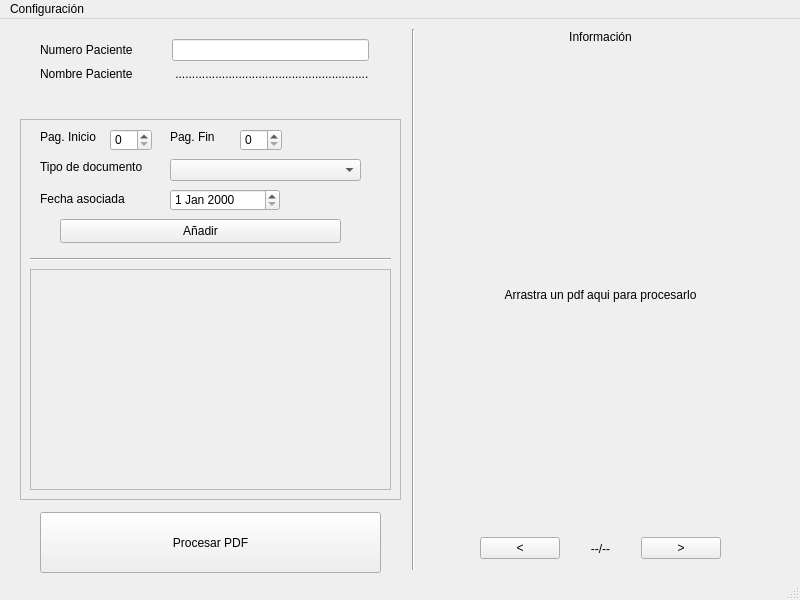
<?xml version="1.0" encoding="UTF-8"?>
<ui version="4.0">
 <class>MainWindow</class>
 <widget class="QMainWindow" name="MainWindow">
  <property name="geometry">
   <rect>
    <x>0</x>
    <y>0</y>
    <width>800</width>
    <height>600</height>
   </rect>
  </property>
  <property name="sizePolicy">
   <sizepolicy hsizetype="Fixed" vsizetype="Fixed">
    <horstretch>0</horstretch>
    <verstretch>0</verstretch>
   </sizepolicy>
  </property>
  <property name="minimumSize">
   <size>
    <width>800</width>
    <height>600</height>
   </size>
  </property>
  <property name="maximumSize">
   <size>
    <width>800</width>
    <height>600</height>
   </size>
  </property>
  <property name="windowTitle">
   <string>PDF Tools TaskDental</string>
  </property>
  <property name="accessibleName">
   <string>PdfTools</string>
  </property>
  <widget class="QWidget" name="centralwidget">
   <widget class="QWidget" name="horizontalLayoutWidget">
    <property name="geometry">
     <rect>
      <x>480</x>
      <y>509</y>
      <width>241</width>
      <height>41</height>
     </rect>
    </property>
    <layout class="QHBoxLayout" name="horizontalLayout_2">
     <item>
      <widget class="QPushButton" name="pbPrevPage">
       <property name="text">
        <string>&lt;</string>
       </property>
      </widget>
     </item>
     <item>
      <widget class="QLabel" name="lblPageNum">
       <property name="text">
        <string>--/--</string>
       </property>
       <property name="alignment">
        <set>Qt::AlignCenter</set>
       </property>
       <property name="wordWrap">
        <bool>true</bool>
       </property>
      </widget>
     </item>
     <item>
      <widget class="QPushButton" name="pbNextPage">
       <property name="text">
        <string>&gt;</string>
       </property>
      </widget>
     </item>
    </layout>
   </widget>
   <widget class="QLabel" name="lblImagePdf">
    <property name="geometry">
     <rect>
      <x>430</x>
      <y>50</y>
      <width>341</width>
      <height>451</height>
     </rect>
    </property>
    <property name="text">
     <string>Arrastra un pdf aqui para procesarlo</string>
    </property>
    <property name="alignment">
     <set>Qt::AlignCenter</set>
    </property>
   </widget>
   <widget class="QWidget" name="formLayoutWidget">
    <property name="geometry">
     <rect>
      <x>40</x>
      <y>20</y>
      <width>329</width>
      <height>68</height>
     </rect>
    </property>
    <layout class="QFormLayout" name="formDatosPacientes">
     <item row="0" column="1">
      <widget class="QLineEdit" name="idPaciente">
       <property name="placeholderText">
        <string extracomment="identificador numérico"/>
       </property>
      </widget>
     </item>
     <item row="1" column="0">
      <widget class="QLabel" name="nombrePaciente">
       <property name="text">
        <string>Nombre Paciente          </string>
       </property>
      </widget>
     </item>
     <item row="1" column="1">
      <widget class="QLabel" name="lblNombrePacienteDB">
       <property name="text">
        <string> ..............................................................</string>
       </property>
      </widget>
     </item>
     <item row="0" column="0">
      <widget class="QLabel" name="label">
       <property name="text">
        <string>Numero Paciente          </string>
       </property>
      </widget>
     </item>
    </layout>
   </widget>
   <widget class="QFrame" name="SeccionesFrame">
    <property name="geometry">
     <rect>
      <x>20</x>
      <y>100</y>
      <width>381</width>
      <height>381</height>
     </rect>
    </property>
    <property name="frameShape">
     <enum>QFrame::StyledPanel</enum>
    </property>
    <property name="frameShadow">
     <enum>QFrame::Raised</enum>
    </property>
    <widget class="QLabel" name="label_2">
     <property name="geometry">
      <rect>
       <x>20</x>
       <y>10</y>
       <width>71</width>
       <height>16</height>
      </rect>
     </property>
     <property name="text">
      <string>Pag. Inicio</string>
     </property>
    </widget>
    <widget class="QSpinBox" name="sbPagIni">
     <property name="geometry">
      <rect>
       <x>90</x>
       <y>10</y>
       <width>42</width>
       <height>22</height>
      </rect>
     </property>
    </widget>
    <widget class="QLabel" name="label_3">
     <property name="geometry">
      <rect>
       <x>150</x>
       <y>10</y>
       <width>49</width>
       <height>16</height>
      </rect>
     </property>
     <property name="text">
      <string>Pag. Fin</string>
     </property>
    </widget>
    <widget class="QSpinBox" name="sbPagFin">
     <property name="geometry">
      <rect>
       <x>220</x>
       <y>10</y>
       <width>42</width>
       <height>22</height>
      </rect>
     </property>
    </widget>
    <widget class="QLabel" name="label_4">
     <property name="geometry">
      <rect>
       <x>20</x>
       <y>40</y>
       <width>121</width>
       <height>16</height>
      </rect>
     </property>
     <property name="text">
      <string>Tipo de documento</string>
     </property>
    </widget>
    <widget class="QComboBox" name="cbTipoDoc">
     <property name="geometry">
      <rect>
       <x>150</x>
       <y>40</y>
       <width>191</width>
       <height>22</height>
      </rect>
     </property>
    </widget>
    <widget class="QLabel" name="label_5">
     <property name="geometry">
      <rect>
       <x>20</x>
       <y>70</y>
       <width>111</width>
       <height>20</height>
      </rect>
     </property>
     <property name="text">
      <string>Fecha asociada</string>
     </property>
    </widget>
    <widget class="QDateEdit" name="dateEdit">
     <property name="geometry">
      <rect>
       <x>150</x>
       <y>70</y>
       <width>110</width>
       <height>22</height>
      </rect>
     </property>
    </widget>
    <widget class="QPushButton" name="pushButton">
     <property name="geometry">
      <rect>
       <x>40</x>
       <y>100</y>
       <width>281</width>
       <height>24</height>
      </rect>
     </property>
     <property name="text">
      <string>Añadir</string>
     </property>
    </widget>
    <widget class="Line" name="line">
     <property name="geometry">
      <rect>
       <x>10</x>
       <y>130</y>
       <width>361</width>
       <height>20</height>
      </rect>
     </property>
     <property name="orientation">
      <enum>Qt::Horizontal</enum>
     </property>
    </widget>
    <widget class="QScrollArea" name="scrollArea">
     <property name="geometry">
      <rect>
       <x>10</x>
       <y>150</y>
       <width>361</width>
       <height>221</height>
      </rect>
     </property>
     <property name="widgetResizable">
      <bool>true</bool>
     </property>
     <widget class="QWidget" name="scrollAreaWidgetContents">
      <property name="geometry">
       <rect>
        <x>0</x>
        <y>0</y>
        <width>359</width>
        <height>219</height>
       </rect>
      </property>
     </widget>
    </widget>
   </widget>
   <widget class="Line" name="line_2">
    <property name="geometry">
     <rect>
      <x>403</x>
      <y>10</y>
      <width>20</width>
      <height>541</height>
     </rect>
    </property>
    <property name="orientation">
     <enum>Qt::Vertical</enum>
    </property>
   </widget>
   <widget class="QPushButton" name="pushButton_2">
    <property name="geometry">
     <rect>
      <x>40</x>
      <y>493</y>
      <width>341</width>
      <height>61</height>
     </rect>
    </property>
    <property name="text">
     <string>Procesar PDF</string>
    </property>
   </widget>
   <widget class="QLabel" name="labelInfo">
    <property name="geometry">
     <rect>
      <x>430</x>
      <y>10</y>
      <width>341</width>
      <height>16</height>
     </rect>
    </property>
    <property name="text">
     <string>Información</string>
    </property>
    <property name="alignment">
     <set>Qt::AlignCenter</set>
    </property>
   </widget>
  </widget>
  <widget class="QMenuBar" name="menubar">
   <property name="geometry">
    <rect>
     <x>0</x>
     <y>0</y>
     <width>800</width>
     <height>22</height>
    </rect>
   </property>
   <widget class="QMenu" name="menuConfiguraci_n">
    <property name="title">
     <string>Configuración</string>
    </property>
    <addaction name="actionPreferencias"/>
    <addaction name="actionAbrir_PDF"/>
    <addaction name="actionSalir"/>
   </widget>
   <addaction name="menuConfiguraci_n"/>
  </widget>
  <widget class="QStatusBar" name="statusbar"/>
  <action name="actionPreferencias">
   <property name="text">
    <string>Preferencias</string>
   </property>
  </action>
  <action name="actionAbrir_PDF">
   <property name="text">
    <string>Abrir PDF</string>
   </property>
  </action>
  <action name="actionSalir">
   <property name="text">
    <string>Salir</string>
   </property>
  </action>
 </widget>
 <resources/>
 <connections/>
</ui>
